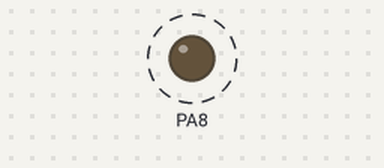
Simulated run of this sketch. Board: STM32 Blue Pill. Shown: output pins drawn as LEDs (lit = HIGH). Dashed ring = blinking.

Above: at 0.5 s.
Timing chart, 0 to 4.6 s (numbered marks = the images above):
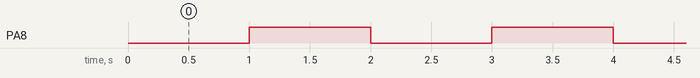

The sketch:

blink.ino
```cpp
void setup() {
  // put your setup code here, to run once:
  pinMode(PA8,OUTPUT);
}

void loop() {
  // put your main code here, to run repeatedly:
  digitalWrite(PA8,LOW);
  delay(1000);
  digitalWrite(PA8,HIGH);
  delay(1000);
}
```

Measured:
- by itself, PA8: alternates HIGH for 1.0 s and LOW for 1.0 s
